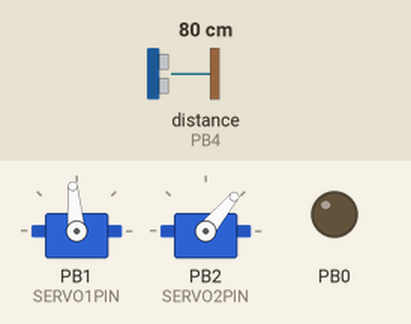
Recording of a sketch running on a simulated ATtiny85, built with avr-gcc and run on an emulated ATtiny85. On the bench: 2 × servo, output pins drawn as LEDs (lit = HIGH). Wiring (inferred from the names in the program): ultrasonic range finder: trigger PB3; echo PB4. Inputs (shaded band) come from the test bench; at power-on: distance to the obstacle (sensor on PB4) 80 cm. The echo pulse lasts 58.3 µs per cm; pins used as bus, display or sensor lines are not drawn.

Above: at 0.84 s.
1.3 s: distance to the obstacle (sensor on PB4) set to 23 cm
4.3 s: distance to the obstacle (sensor on PB4) set to 20 cm
At 5.1 s:
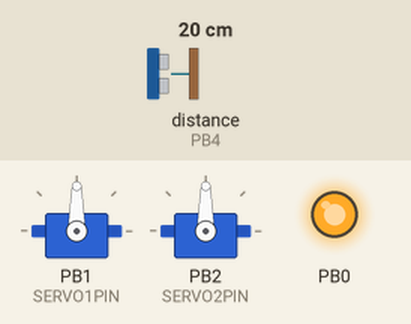
7.3 s: distance to the obstacle (sensor on PB4) set to 35 cm
At 9.51 s:
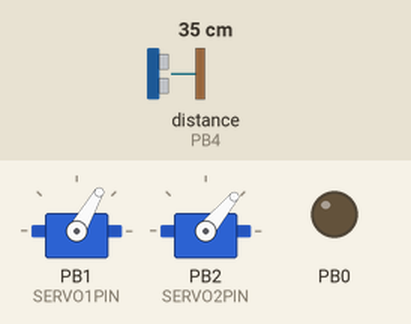
10.3 s: distance to the obstacle (sensor on PB4) set to 2 cm
At 11.87 s:
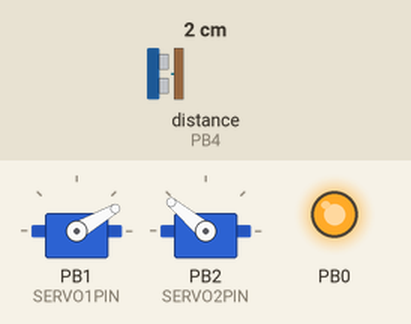
13.3 s: distance to the obstacle (sensor on PB4) set to 60 cm
At 16.19 s:
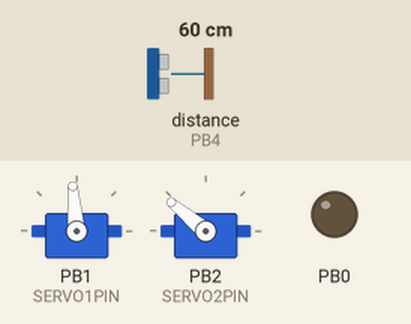
Timing chart, 0 to 17.3 s (numbered marks = the images above; inputs shaded):
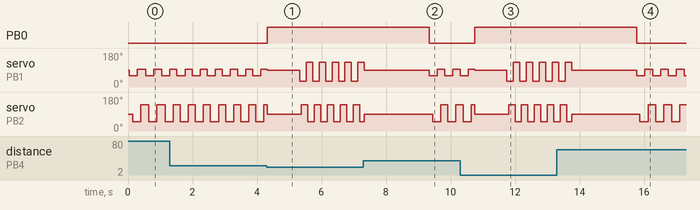

The sketch:

ATTiny85-Robot.ino
```cpp
/*******************************************************************
 *Zippy Robot by www.varind.com 2014
 *based on:
 *
 *SoftServo sketch for Adafruit Trinket.
 *
 * Required library is the Adafruit_SoftServo library
 * available at https://github.com/adafruit/Adafruit_SoftServo
 * The standard Arduino IDE servo library will not work with 8 bit
 * AVR microcontrollers like Trinket and Gemma due to differences
 * in available timer hardware and programming. We simply refresh
 * by piggy-backing on the timer0 millis() counter
 *
 *******************************************************************/

#include <Adafruit_SoftServo.h>  // SoftwareServo (works on non PWM pins)
#define SERVO1PIN 1 //Waist
#define SERVO2PIN 2 //Legs
#define trigPin 3
#define echoPin 4

Adafruit_SoftServo myServo1, myServo2;  //create TWO servo objects
long duration, distance, previous_distance, previous_duration;

void setup() {
  // Set up the interrupt that will refresh the servo for us automagically
  OCR0A = 0xAF;            // any number is OK
  TIMSK |= _BV(OCIE0A);    // Turn on the compare interrupt (below!)

  pinMode(trigPin, OUTPUT);
  pinMode(echoPin, INPUT);
  pinMode(0, OUTPUT);
  myServo1.attach(SERVO1PIN);
  myServo1.write(90);
  myServo2.attach(SERVO2PIN);
  myServo2.write(90);
  delay(15);
    digitalWrite(0, LOW);
}

void loop()  {

  ping(5);
  if (distance > 20.0){  // Walk forward
  digitalWrite(0, LOW);
    myServo1.write(60);  // Move Waist
    delay(100);
    myServo2.write(50);  // Move Legs
    delay(150);
    myServo1.write(95);
    delay(100);
    myServo2.write(140);
    delay(100);
  }
  ping(5);
  if (distance <= 20.0 && distance > 0.0){  // Walk backward
    digitalWrite(0, HIGH);
    myServo1.write(90);
    myServo2.write(90);
    delay(1000);
    for (int x=0; x<5; x++){
      myServo1.write(30);
      delay(50);
      myServo2.write(140);
      delay(150);
      myServo1.write(130);
      delay(50);
      myServo2.write(50);
      delay(150);
    }
    myServo1.write(90);
    myServo2.write(90);
    delay(2000);
  }
}

void ping (int pings){
  duration = 0;
  for (int x=0; x < pings; x++){
    digitalWrite(trigPin, LOW);
    delayMicroseconds(2);
    digitalWrite(trigPin, HIGH);
    delayMicroseconds(10);
    digitalWrite(trigPin, LOW);
    duration = duration + pulseIn(echoPin, HIGH);
    delayMicroseconds(10);
  }
  duration=duration/pings;
  distance = (duration/2) / 29.1;
  previous_duration = duration;
}


volatile uint8_t counter = 0;

SIGNAL(TIMER0_COMPA_vect) {
  // this gets called every 2 milliseconds
  counter += 2;
  // every 20 milliseconds, refresh the servos!
  if (counter >= 20) {
    counter = 0;
    myServo1.refresh();
    myServo2.refresh();
  }


}
```

Measured:
- the behaviour switches between 22 and 21 cm on distance to the obstacle (sensor on PB4) (found by bisection; images 0 and 1)
- after the input at 4.3 s, PB0: LOW → HIGH at once
- after the input at 7.3 s, PB0: HIGH → LOW after 2.0 s
- after the input at 10.3 s, PB0: LOW → HIGH after 0.45 s
- after the input at 13.3 s, PB0: HIGH → LOW after 2.5 s
